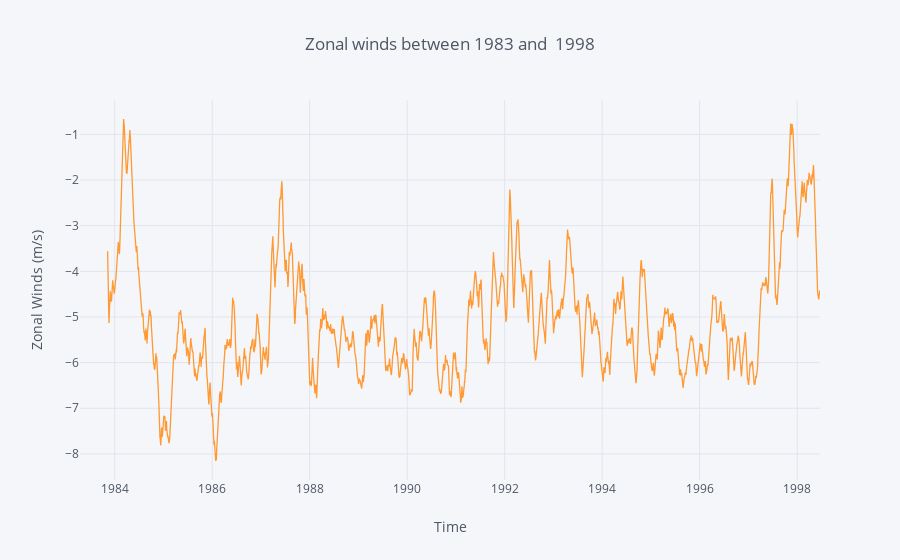

The code cell stored with this chart in its notebook:
### Code cell
g['zon.winds'].rolling(window= 30).mean().iplot(kind='line', xTitle='Time',
           yTitle='Zonal Winds (m/s)', title='Zonal winds between 1983 and  1998')

### Figure 1 — Plotly figure (JSON) as saved in the notebook; plotly's stock layout.template omitted (floating-point values rounded to 4 significant figures; data arrays with more than 128 entries replaced by an {"elided": "..."} marker saying what was removed)
{"data": [{"line": {"color": "rgba(255, 153, 51, 1.0)", "dash": "solid", "shape": "linear", "width": 1.3}, "mode": "lines", "name": "zon.winds", "text": "", "type": "scatter", "uid": "77f16ac3-c4bf-4526-95d6-3ddf0241b5d6", "x": {"elided": "5368 str values"}, "y": {"elided": "5368 mixed values"}}], "layout": {"legend": {"bgcolor": "#F5F6F9", "font": {"color": "#4D5663"}}, "paper_bgcolor": "#F5F6F9", "plot_bgcolor": "#F5F6F9", "title": {"font": {"color": "#4D5663"}, "text": "Zonal winds between 1983 and  1998"}, "xaxis": {"gridcolor": "#E1E5ED", "showgrid": true, "tickfont": {"color": "#4D5663"}, "title": {"font": {"color": "#4D5663"}, "text": "Time"}, "zerolinecolor": "#E1E5ED"}, "yaxis": {"gridcolor": "#E1E5ED", "showgrid": true, "tickfont": {"color": "#4D5663"}, "title": {"font": {"color": "#4D5663"}, "text": "Zonal Winds (m/s)"}, "zerolinecolor": "#E1E5ED"}}}
